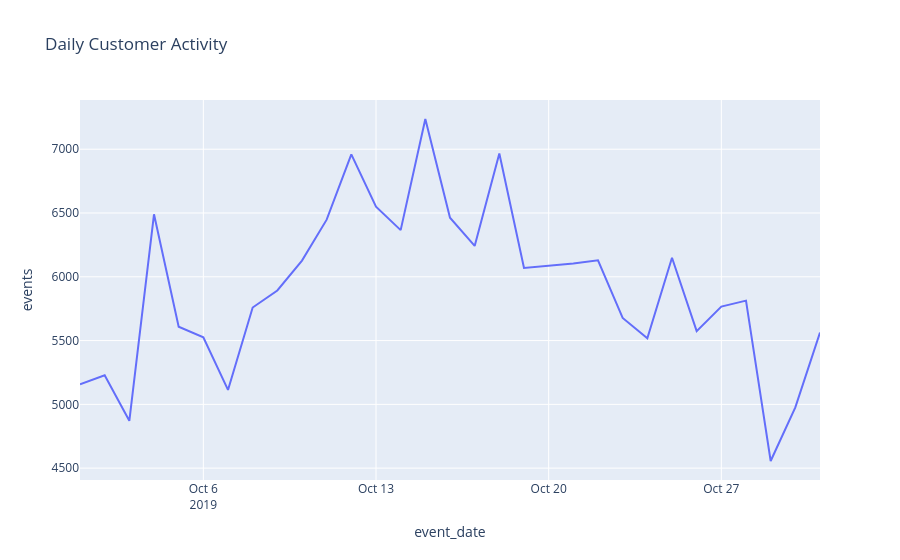

The notebook cell saved with this chart:
### Code cell
df['event_date'] = pd.to_datetime(df['event_date'])

daily_activity = (
    df.groupby('event_date')
      .size()
      .reset_index(name='events')
)

fig = px.line(
    daily_activity,
    x='event_date',
    y='events',
    title='Daily Customer Activity'
)

fig.show()
